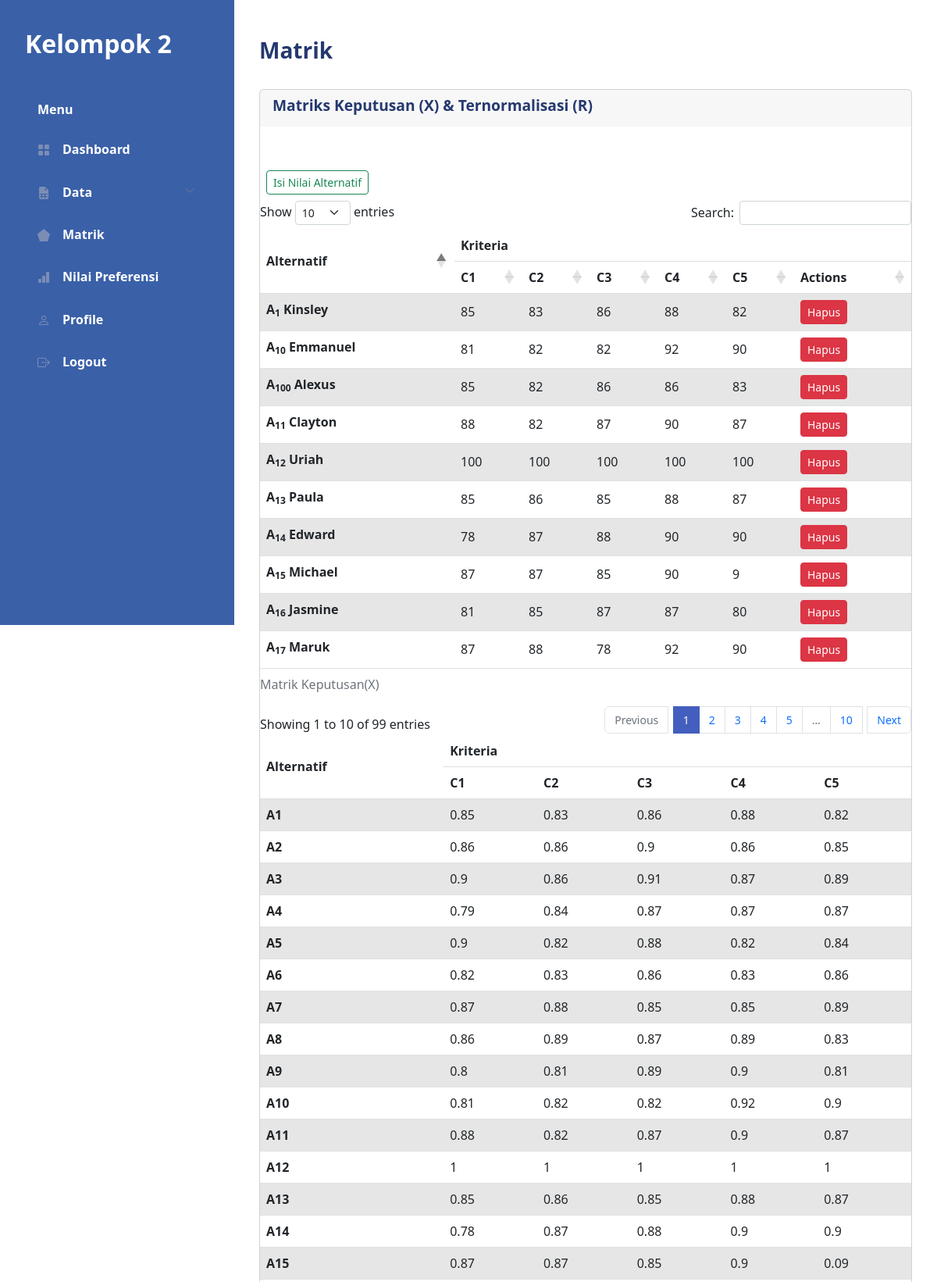
/matrik.php (signed in, upper part), run on the app's committed database.
### tables this page shows
CREATE TABLE `saw_evaluations` (
  `id_alternative` smallint(5) UNSIGNED NOT NULL,
  `id_criteria` tinyint(3) UNSIGNED NOT NULL,
  `value` float NOT NULL
);

CREATE TABLE `saw_alternatives` (
  `id_alternative` smallint(5) UNSIGNED NOT NULL,
  `name` varchar(30) NOT NULL
);

### matrik.php (the view, shortened to what this page needs)
<!DOCTYPE html>
<html lang="en">
  <?php
  require "layout/head.php";
  require "include/conn.php";
?>
  <body>
    <div id="app">
      <?php require "layout/sidebar.php";?>
      <div id="main">
        <div class="page-heading">
          <h3>Matrik</h3>
        </div>
        <div class="page-content">
          <section class="row">
            <div class="col-12">
              <div class="card">
                <div class="card-header">
                  <h4 class="card-title">Matriks Keputusan (X) &amp; Ternormalisasi (R)</h4>
                </div>
                <div class="card-content">
                  <div class="card-body">
                  </div>
                  <button type="button" class="btn btn-outline-success btn-sm m-2" data-bs-toggle="modal"
                                        data-bs-target="#inlineForm">
                                        Isi Nilai Alternatif
                                    </button>
                  <div class="table-responsive">
                  <table class="table table-striped mb-0" id="dataTable">
                      <caption>
                        Matrik Keputusan(X)
                      </caption>
                      <thead>
                        <tr>
                          <th rowspan='2'>Alternatif</th>
                          <th colspan='6'>Kriteria</th>
                        </tr>
                        <tr>
                          <th>C1</th>
                          <th>C2</th>
                          <th>C3</th>
                          <th>C4</th>
                          <th>C5</th>
                          <th>Actions</th>
                        </tr>
                      </thead>
                      <tbody>
                        <?php
                        $sql = "SELECT
                                  a.id_alternative,
                                  b.name,
                                  SUM(IF(a.id_criteria=1,a.value,0)) AS C1,
                                  SUM(IF(a.id_criteria=2,a.value,0)) AS C2,
                                  SUM(IF(a.id_criteria=3,a.value,0)) AS C3,
                                  SUM(IF(a.id_criteria=4,a.value,0)) AS C4,
                                  SUM(IF(a.id_criteria=5,a.value,0)) AS C5
                                FROM
                                  saw_evaluations a
                                  JOIN saw_alternatives b USING(id_alternative)
                                GROUP BY a.id_alternative
                                ORDER BY a.id_alternative";
                        $result = $db->query($sql);
                        $X = array(1 => array(), 2 => array(), 3 => array(), 4 => array(), 5 => array());
                        while ($row = $result->fetch_object()) {
                          echo "<tr class='center'>
                                  <th>A<sub>{$row->id_alternative}</sub> {$row->name}</th>
                                  <td>" . round($row->C1, 2) . "</td>
                                  <td>" . round($row->C2, 2) . "</td>
                                  <td>" . round($row->C3, 2) . "</td>
                                  <td>" . round($row->C4, 2) . "</td>
                                  <td>" . round($row->C5, 2) . "</td>
                                  <td>
                                    <a href='keputusan-hapus.php?id={$row->id_alternative}' class='btn btn-danger btn-sm'>Hapus</a>
                                  </td>
                                </tr>\n";
                        }
                        ?>
                      </tbody>
                    </table>
                    <table class="table table-striped mb-0" id="dataTable">
                      <thead>
                        <tr>
                          <th rowspan='2'>Alternatif</th>
                          <th colspan='5'>Kriteria</th>
                        </tr>
                        <tr>
                          <th>C1</th>
                          <th>C2</th>
                          <th>C3</th>
                          <th>C4</th>
                          <th>C5</th>
                        </tr>
                      </thead>
                      <tbody>
                        <?php
                        $result = $db->query($sql);
                        while ($row = $result->fetch_object()) {
                          echo "<tr class='center'>
                                  <th>A{$row->id_alternative}</th>
                                  <td>" . round($row->C1, 2) . "</td>
                                  <td>" . round($row->C2, 2) . "</td>
                                  <td>" . round($row->C3, 2) . "</td>
                                  <td>" . round($row->C4, 2) . "</td>
                                  <td>" . round($row->C5, 2) . "</td>
                                </tr>\n";
                        }
                        ?>
                      </tbody>
                    </table>
                  </div>
                </div>
              </div>
            </div>
          </section>
        </div>
      </div>
    </div>
  </body>
</html>

### assets/css/app.css (style rules this page uses)
.btn.btn-danger, .btn.btn-info, .btn.btn-primary, .btn.btn-secondary, .btn.btn-success, .btn.btn-warning { color: #fff; }
.card { margin-bottom: 2.2rem; border: none; }
.card .card-header { border: none; }
.card .card-header h4 { font-size: 1.2rem; font-weight: 700; }
.card .card-content { position: relative; }
.card .card-title { font-size: 1.2rem; }
.card .card-body { padding: 1.5rem; }
.dataTable-table td, .dataTable-table thead th, .table td, .table thead th { vertical-align: middle; }
.dataTable-table:not(.table-borderless) thead th, .table:not(.table-borderless) thead th { border-bottom: 1px solid #dedede !important; }
#main { margin-left: 300px; padding: 2rem; }
.page-heading { margin: 0 0 2rem; }
.page-heading h3 { font-weight: 700; }
a { text-decoration: none; }

### data on the page
saw_evaluations: id_alternative "1", id_alternative.name "Kinsley", C1 "85", C2 "83", C3 "86", C4 "88", C5 "82", C1 "0.85", C2 "0.83", C3 "0.86", C4 "0.88", C5 "0.82"
saw_evaluations: id_alternative "10", id_alternative.name "Emmanuel", C1 "81", C2 "82", C3 "82", C4 "92", C5 "90", C1 "0.81", C2 "0.82", C3 "0.82", C4 "0.92", C5 "0.9"
saw_evaluations: id_alternative "11", id_alternative.name "Clayton", C1 "88", C2 "82", C3 "87", C4 "90", C5 "87", C1 "0.88", C2 "0.82", C3 "0.87", C4 "0.9", C5 "0.87"
saw_evaluations: id_alternative "12", id_alternative.name "Uriah", C1 "100", C2 "100", C3 "100", C4 "100", C5 "100", C1 "1", C2 "1", C3 "1", C4 "1", C5 "1"
saw_evaluations: id_alternative "13", id_alternative.name "Paula", C1 "85", C2 "86", C3 "85", C4 "88", C5 "87", C1 "0.85", C2 "0.86", C3 "0.85", C4 "0.88", C5 "0.87"
saw_evaluations: id_alternative "14", id_alternative.name "Edward", C1 "78", C2 "87", C3 "88", C4 "90", C5 "90", C1 "0.78", C2 "0.87", C3 "0.88", C4 "0.9", C5 "0.9"
saw_evaluations: id_alternative "15", id_alternative.name "Michael", C1 "87", C2 "87", C3 "85", C4 "90", C5 "9", C1 "0.87", C2 "0.87", C3 "0.85", C4 "0.9", C5 "0.09"
saw_evaluations: id_alternative "16", id_alternative.name "Jasmine", C1 "81", C2 "85", C3 "87", C4 "87", C5 "80"
saw_evaluations: id_alternative "17", id_alternative.name "Maruk", C1 "87", C2 "88", C3 "78", C4 "92", C5 "90"
saw_evaluations: id_alternative "100", id_alternative.name "Alexus", C1 "85", C2 "82", C3 "86", C4 "86", C5 "83"
saw_evaluations: id_alternative "2", C1 "0.86", C2 "0.86", C3 "0.9", C4 "0.86", C5 "0.85"
saw_evaluations: id_alternative "3", C1 "0.9", C2 "0.86", C3 "0.91", C4 "0.87", C5 "0.89"
saw_evaluations: id_alternative "4", C1 "0.79", C2 "0.84", C3 "0.87", C4 "0.87", C5 "0.87"
saw_evaluations: id_alternative "5", C1 "0.9", C2 "0.82", C3 "0.88", C4 "0.82", C5 "0.84"
saw_evaluations: id_alternative "6", C1 "0.82", C2 "0.83", C3 "0.86", C4 "0.83", C5 "0.86"
saw_evaluations: id_alternative "7", C1 "0.87", C2 "0.88", C3 "0.85", C4 "0.85", C5 "0.89"
saw_evaluations: id_alternative "8", C1 "0.86", C2 "0.89", C3 "0.87", C4 "0.89", C5 "0.83"
saw_evaluations: id_alternative "9", C1 "0.8", C2 "0.81", C3 "0.89", C4 "0.9", C5 "0.81"
